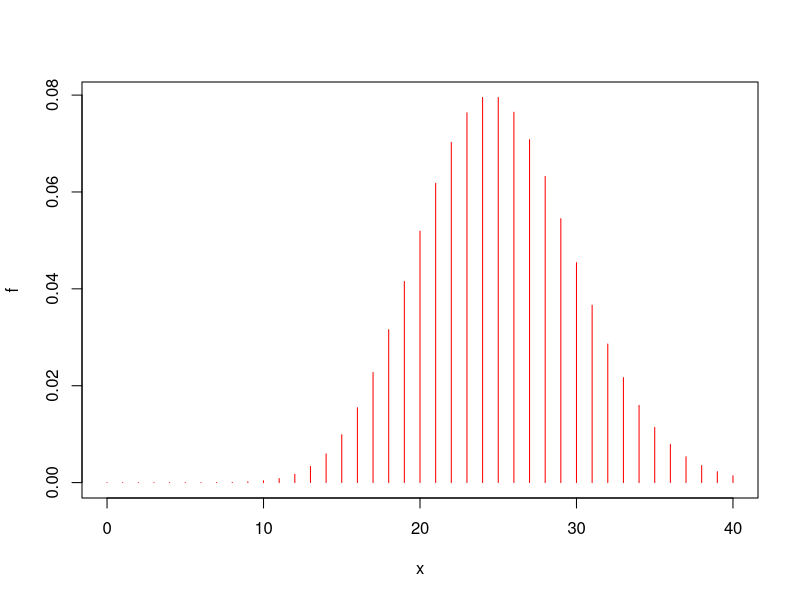
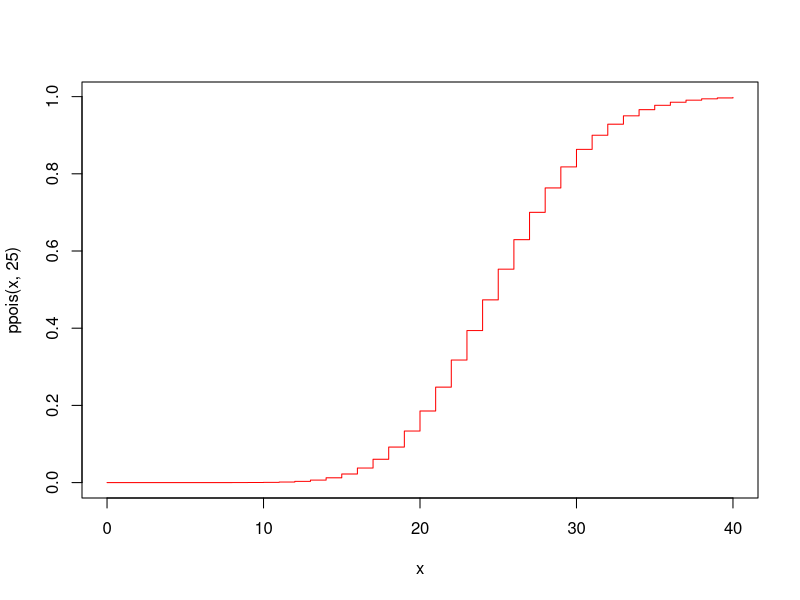
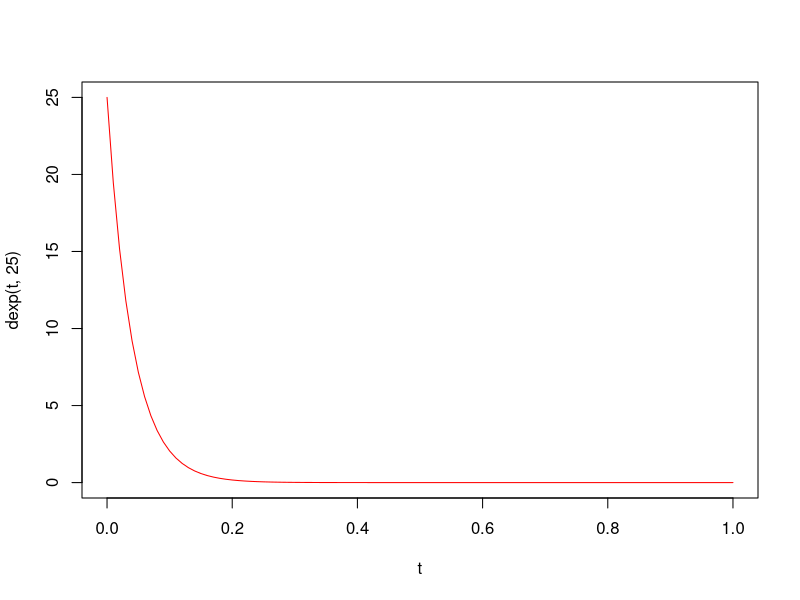
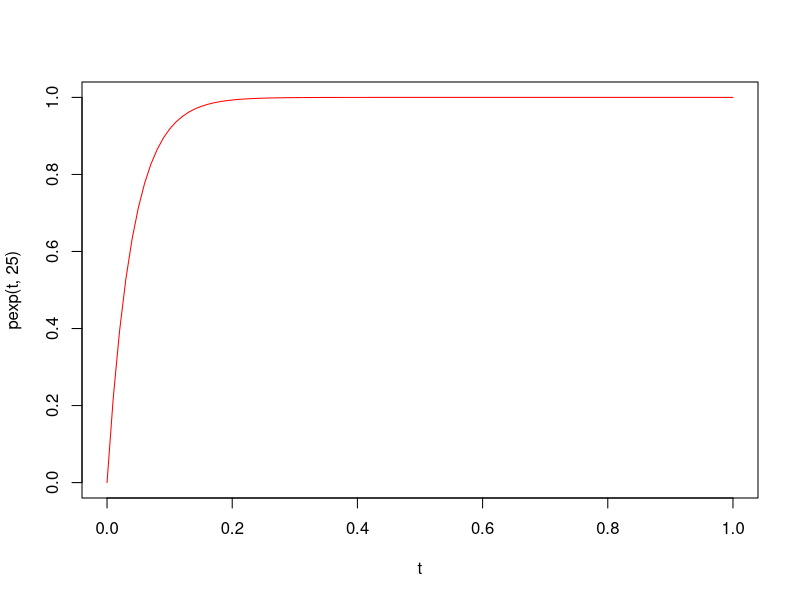

Write R code to recreate these figures, in order.
# MODELO DE POISSON
# X = #número de llamadas en una hora

# De media hay 25 llamadas por hora -> E(X)=lamda=25
exp(-25)*25^20/factorial(20)
dpois(20, 25)

#pintemos la possion
x <- 0:40
x
f <- dpois(x, 25)
plot(x, f, type="h", col="red")
#Usamos h (chinchetas) para la variable aleatoria discreta -> función massa de probabilidad

#pbinom(), ppois()=, etc. -> P(X<=x) Incluye el primer valor del paréntesi
ppois(20, 25) #P(X<=x)
ppois(22,25) - ppois(17,25) #P(18<=X<=22)
# La suma de probabilidades hasta 22 - suma de probabilidades hasta 17 (porque en mi probabilidad incluyo 18)

#pintemos la distribucuión
plot(x, ppois(x,25), type="s", col="red")

#qpois() inversa de la función de distribución
qpois(0.5, 25)

#1er quantil
qpois(0.25, 25)


#Función de densidad -> variables aleatorias contínuas

#b) 
1-pexp(0.052, 25)

#Función de densidad
t <- seq(0,1,0.01)
plot(t, dexp(t,25), type="l", col="red")
#Función distribución
plot(t, pexp(t,25), type="l", col="red")

#c)
mean(rexp(500000,25))
1/25
